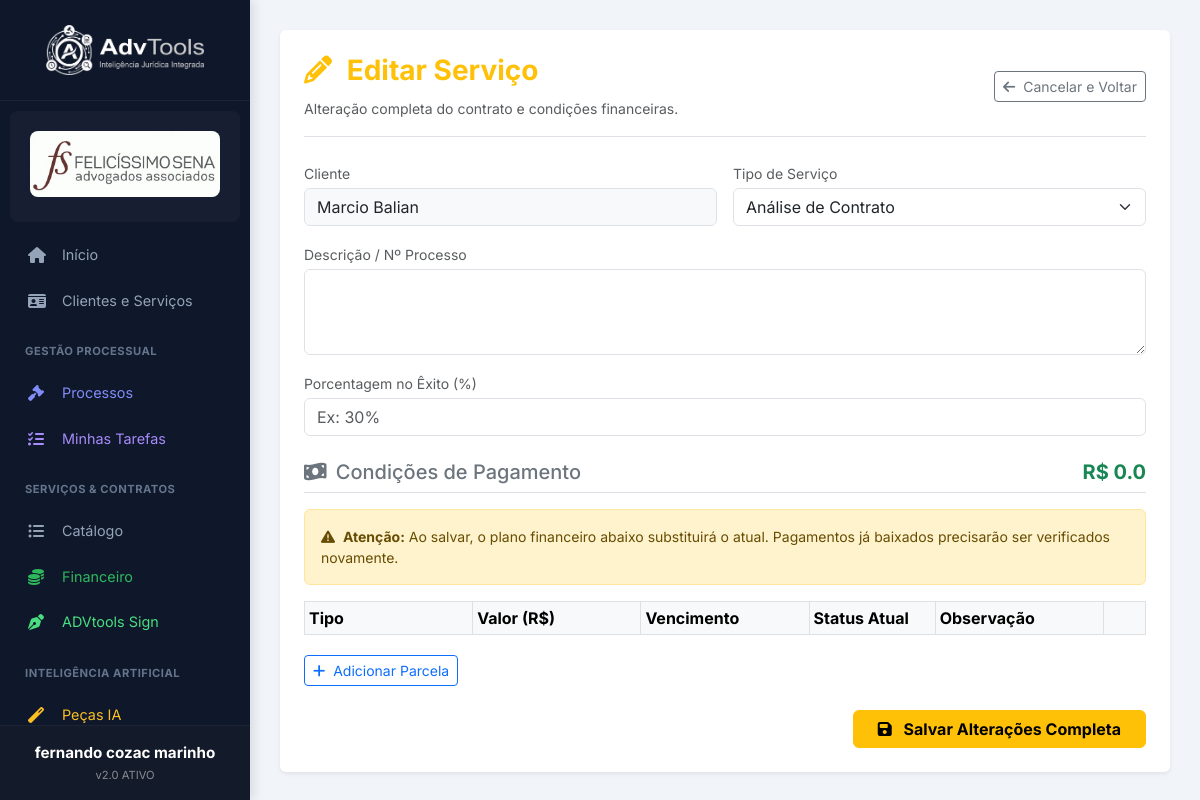
Screenshot of /servicos/editar/13 (signed in) with the database file from the repository.
### tables this page shows
CREATE TABLE clientes (
        id INTEGER PRIMARY KEY AUTOINCREMENT,
        escritorio_id INTEGER,
        nome TEXT NOT NULL,
        documento TEXT, -- CPF/CNPJ
        telefone TEXT,
        email TEXT,
        endereco TEXT,
        data_cadastro DATETIME DEFAULT CURRENT_TIMESTAMP, cep TEXT, data_nascimento TEXT, nacionalidade TEXT, estado_civil TEXT, profissao TEXT, rg TEXT, bairro TEXT, cidade TEXT, uf TEXT,
        FOREIGN KEY(escritorio_id) REFERENCES escritorios(id)
    );

CREATE TABLE servicos (
        id INTEGER PRIMARY KEY AUTOINCREMENT,
        escritorio_id INTEGER,
        cliente_id INTEGER,
        tipo_servico_id INTEGER,
        descricao TEXT,
        status TEXT DEFAULT 'Ativo',
        
        -- Dados Financeiros
        valor_total REAL,
        condicoes_pagamento TEXT, -- JSON com detalhes
        
        data_contratacao DATETIME DEFAULT CURRENT_TIMESTAMP, forma_pagamento TEXT, qtd_parcelas INTEGER, detalhes_pagamento TEXT, porcentagem_exito TEXT, data_contrato TEXT, processo_id INTEGER,
        FOREIGN KEY(escritorio_id) REFERENCES escritorios(id),
        FOREIGN KEY(cliente_id) REFERENCES clientes(id),
        FOREIGN KEY(tipo_servico_id) REFERENCES tipos_servico(id)
    );

CREATE TABLE tipos_servico (
        id INTEGER PRIMARY KEY AUTOINCREMENT,
        escritorio_id INTEGER,
        nome TEXT NOT NULL,
        descricao_padrao TEXT,
        FOREIGN KEY(escritorio_id) REFERENCES escritorios(id)
    );

### app.py (the view)
@app.route('/servicos/editar/<int:id>')
def editar_servico_completo(id):
    if not session.get('usuario_logado'): return redirect(url_for('login'))
    conn = get_db_connection()
    esc_id = session.get('escritorio_id')
    servico = conn.execute('''
        SELECT s.*, c.nome as cliente_nome
        FROM servicos s
        JOIN clientes c ON s.cliente_id = c.id
        WHERE s.id = ? AND s.escritorio_id = ?
    ''', (id, esc_id)).fetchone()
    if not servico:
        conn.close()
        flash("Serviço não encontrado.", "error")
        return redirect(url_for('dashboard'))
    pagamentos = conn.execute("SELECT * FROM pagamentos_contrato WHERE servico_id = ? ORDER BY data_vencimento", (id,)).fetchall()
    tipos = conn.execute("SELECT id, nome FROM tipos_servico WHERE escritorio_id = ? OR escritorio_id = 1 ORDER BY nome", (esc_id,)).fetchall()
    modelos = listar_modelos_helper()
    conn.close()
    return render_template('editar_servico.html', servico=servico, pagamentos=pagamentos, tipos=tipos, modelos=modelos)

### app.py (called while the page is built, shortened)
def get_pasta_modelos(escritorio_id):
    path = os.path.join(BASE_MODELOS, str(escritorio_id))
    return path

def listar_modelos_helper(esc_id=None):
    if not esc_id:
        esc_id = session.get('escritorio_id')
    try:
        pasta = get_pasta_modelos(esc_id)
        return [f for f in os.listdir(pasta) if f.endswith('.docx')]
    except:
        return []

### templates/editar_servico.html (shortened to what this page needs)
{% extends "base.html" %}
{% block content %}
<div class="container-gestao bg-white rounded shadow-sm p-4">
    <div class="header-gestao d-flex justify-content-between align-items-center mb-4 border-bottom pb-3">
        <div>
            <h3 class="fw-bold text-warning"><i class="fas fa-pencil-alt me-2"></i> Editar Serviço</h3>
            <small class="text-muted">Alteração completa do contrato e condições financeiras.</small>
        </div>
        <a href="/clientes/{{ servico.cliente_id }}" class="btn btn-outline-secondary btn-sm">
            <i class="fas fa-arrow-left me-1"></i> Cancelar e Voltar
        </a>
    </div>
    <form action="/servicos/atualizar_completo" method="POST">
        <div class="row g-3">
            <div class="col-md-6">
                <label class="small text-muted mb-1">Cliente</label>
                <input type="text" class="form-control bg-light" value="{{ servico.cliente_nome }}" readonly>
            </div>
            <div class="col-md-6">
                <label class="small text-muted mb-1">Tipo de Serviço</label>
                <select name="tipo_servico_id" class="form-select" required>
                    {% for tipo in tipos %}
                    <option value="{{ tipo.id }}" {% if tipo.id==servico.tipo_servico_id %}selected{% endif %}>
                        {{ tipo.nome }}
                    </option>
                    {% endfor %}
                </select>
            </div>
            <div class="col-12">
                <label class="small text-muted mb-1">Descrição / Nº Processo</label>
                <textarea name="descricao" class="form-control" rows="3">{{ servico.descricao or '' }}</textarea>
            </div>
            <div class="col-12">
                <label class="small text-muted mb-1">Porcentagem no Êxito (%)</label>
                <input type="text" name="porcentagem_exito" class="form-control"
                    value="{{ servico.porcentagem_exito or '' }}" placeholder="Ex: 30%">
            </div>
            <div class="col-12 mt-4">
                <h5 class="border-bottom pb-2 mb-3 text-secondary">
                    <i class="fas fa-money-bill-wave me-1"></i> Condições de Pagamento
                    <span class="float-end fw-bold text-success" id="displayTotal">R$ {{ servico.valor_total
                        }}</span>
                </h5>
                <div class="alert alert-warning small">
                    <i class="fas fa-exclamation-triangle me-1"></i> <strong>Atenção:</strong> Ao salvar, o plano
                    financeiro abaixo substituirá o atual. Pagamentos já baixados precisarão ser verificados
                    novamente.
                </div>
                <div class="table-responsive">
                    <table class="table table-sm table-bordered bg-white">
                        <thead class="table-light">
                            <tr>
                                <th style="width: 20%;">Tipo</th>
                                <th style="width: 20%;">Valor (R$)</th>
                                <th style="width: 20%;">Vencimento</th>
                                <th style="width: 15%;">Status Atual</th>
                                <th>Observação</th>
                                <th style="width: 5%;"></th>
                            </tr>
                        </thead>
                    </table>
                </div>
                <button type="button" class="btn btn-sm btn-outline-primary mt-1" onclick="addPagamento()">
                    <i class="fas fa-plus me-1"></i> Adicionar Parcela
                </button>
            </div>
            <div class="col-12 mt-4 text-end">
                <button type="submit" class="btn btn-warning fw-bold px-4">
                    <i class="fas fa-save me-2"></i> Salvar Alterações Completa
                </button>
            </div>
        </div>
    </form>
</div>
{% endblock %}

### templates/base.html (style rules this page uses)
:root { --sidebar-bg: #0F172A; --sidebar-hover: #1E293B; --text-main: #E2E8F0; --text-muted: #94A3B8; --accent: #F59E0B; --bg-body: #F1F5F9; }
body { background-color: var(--bg-body); font-family: 'Inter', sans-serif; overflow-x: hidden; }

### rows the page displays
clientes: cliente_nome "Marcio Balian"
servicos: tipo_servico_id "Análise de Contrato", valor_total "0.0"

### other values shown
{{ session.get('nome_usuario', 'Usuário') }} "fernando cozac marinho"
